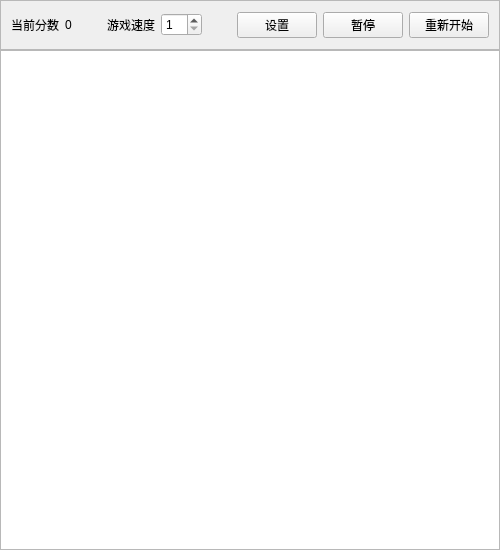
<?xml version="1.0" encoding="UTF-8"?>
<ui version="4.0">
 <class>Form</class>
 <widget class="QWidget" name="Form">
  <property name="windowModality">
   <enum>Qt::NonModal</enum>
  </property>
  <property name="geometry">
   <rect>
    <x>0</x>
    <y>0</y>
    <width>500</width>
    <height>550</height>
   </rect>
  </property>
  <property name="minimumSize">
   <size>
    <width>500</width>
    <height>550</height>
   </size>
  </property>
  <property name="focusPolicy">
   <enum>Qt::StrongFocus</enum>
  </property>
  <property name="windowTitle">
   <string>二维贪吃蛇</string>
  </property>
  <layout class="QVBoxLayout" name="verticalLayout">
   <property name="spacing">
    <number>0</number>
   </property>
   <property name="leftMargin">
    <number>0</number>
   </property>
   <property name="topMargin">
    <number>0</number>
   </property>
   <property name="rightMargin">
    <number>0</number>
   </property>
   <property name="bottomMargin">
    <number>0</number>
   </property>
   <item>
    <widget class="QFrame" name="menu">
     <property name="minimumSize">
      <size>
       <width>500</width>
       <height>50</height>
      </size>
     </property>
     <property name="frameShape">
      <enum>QFrame::StyledPanel</enum>
     </property>
     <property name="frameShadow">
      <enum>QFrame::Raised</enum>
     </property>
     <layout class="QHBoxLayout" name="horizontalLayout">
      <property name="spacing">
       <number>6</number>
      </property>
      <property name="leftMargin">
       <number>10</number>
      </property>
      <property name="topMargin">
       <number>0</number>
      </property>
      <property name="rightMargin">
       <number>10</number>
      </property>
      <property name="bottomMargin">
       <number>0</number>
      </property>
      <item>
       <widget class="QLabel" name="score_label">
        <property name="text">
         <string>当前分数</string>
        </property>
        <property name="alignment">
         <set>Qt::AlignRight|Qt::AlignTrailing|Qt::AlignVCenter</set>
        </property>
       </widget>
      </item>
      <item>
       <widget class="QLabel" name="score">
        <property name="text">
         <string>0</string>
        </property>
       </widget>
      </item>
      <item>
       <spacer name="horizontalSpacer">
        <property name="orientation">
         <enum>Qt::Horizontal</enum>
        </property>
        <property name="sizeHint" stdset="0">
         <size>
          <width>40</width>
          <height>20</height>
         </size>
        </property>
       </spacer>
      </item>
      <item>
       <widget class="QLabel" name="speed_label">
        <property name="text">
         <string>游戏速度</string>
        </property>
        <property name="alignment">
         <set>Qt::AlignRight|Qt::AlignTrailing|Qt::AlignVCenter</set>
        </property>
       </widget>
      </item>
      <item>
       <widget class="QSpinBox" name="speed">
        <property name="focusPolicy">
         <enum>Qt::ClickFocus</enum>
        </property>
        <property name="minimum">
         <number>1</number>
        </property>
        <property name="maximum">
         <number>10</number>
        </property>
        <property name="value">
         <number>1</number>
        </property>
       </widget>
      </item>
      <item>
       <spacer name="horizontalSpacer_2">
        <property name="orientation">
         <enum>Qt::Horizontal</enum>
        </property>
        <property name="sizeHint" stdset="0">
         <size>
          <width>40</width>
          <height>20</height>
         </size>
        </property>
       </spacer>
      </item>
      <item>
       <widget class="QPushButton" name="set">
        <property name="focusPolicy">
         <enum>Qt::NoFocus</enum>
        </property>
        <property name="text">
         <string>设置</string>
        </property>
       </widget>
      </item>
      <item>
       <widget class="QPushButton" name="pause">
        <property name="focusPolicy">
         <enum>Qt::NoFocus</enum>
        </property>
        <property name="text">
         <string>暂停</string>
        </property>
       </widget>
      </item>
      <item>
       <widget class="QPushButton" name="restart">
        <property name="focusPolicy">
         <enum>Qt::NoFocus</enum>
        </property>
        <property name="text">
         <string>重新开始</string>
        </property>
       </widget>
      </item>
     </layout>
    </widget>
   </item>
   <item>
    <widget class="QGraphicsView" name="view">
     <property name="minimumSize">
      <size>
       <width>500</width>
       <height>500</height>
      </size>
     </property>
     <property name="focusPolicy">
      <enum>Qt::NoFocus</enum>
     </property>
     <property name="backgroundBrush">
      <brush brushstyle="SolidPattern">
       <color alpha="180">
        <red>0</red>
        <green>0</green>
        <blue>0</blue>
       </color>
      </brush>
     </property>
    </widget>
   </item>
  </layout>
 </widget>
 <resources/>
 <connections/>
</ui>
